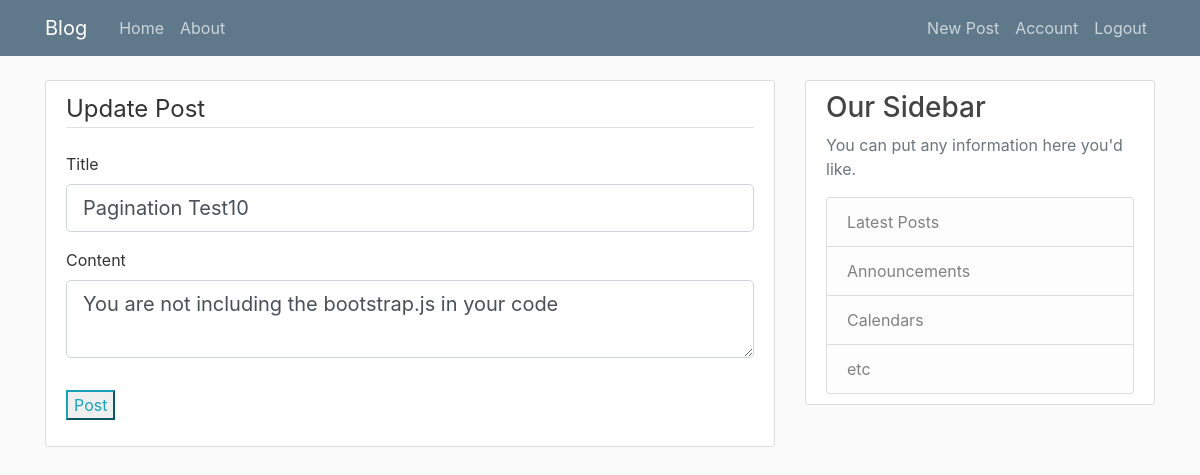
The page /post/26/update (signed in) on the database its author committed.
### blogger/models.py (models this page shows, shortened)
class Post(db.Model):
    id = db.Column(db.Integer, primary_key=True)
    title = db.Column(db.String(20), nullable=False)
    date_posted = db.Column(db.DateTime, nullable=False, default=datetime.utcnow)
    content = db.Column(db.Text, nullable=False)
    user_id = db.Column(db.Integer, db.ForeignKey('user.id'), nullable=False)

### blogger/posts/routes.py (the view)
@posts.route('/post/<int:idx>/update', methods=['POST', 'GET'])
@login_required
def update_post(idx):
    post = Post.query.get_or_404(idx)
    if post.author.id != current_user.id:
        abort(403)
    form = PostForm()
    if form.validate_on_submit():
        post.title = form.title.data
        post.content = form.content.data
        db.session.commit()
        flash('Your post has been updated!!!', 'success')
        return redirect(url_for('main.home'))
    elif request.method == 'GET':
        form.title.data = post.title
        form.content.data = post.content
    return render_template('create_post.html', title='Update Post', form=form, legend='Update Post')

### blogger/posts/forms.py
class PostForm(FlaskForm):
    title = StringField('Title', validators=[DataRequired()])
    content = TextAreaField('Content', validators=[DataRequired()])
    submit = SubmitField('Post')

### blogger/models.py (called while the page is built)
@loginmanager.user_loader
def load_user(user_id):
    return User.query.get(int(user_id))

### blogger/templates/create_post.html (shortened to what this page needs)
{% extends "layout.html" %}
{% block content %}
<div class="content-section">
    <form method="POST" action="">
        <fieldset class="form-group">
            <legend class="border-bottom mb-4">{{ legend }}</legend>
            <div class="form-group">
                {{ form.title.label(class="form-control-label") }}
                {% if form.title.errors %}
                    {{ form.title(class="form-control form-control-lg is-invalid") }}
                    <div class="invalid-feedback">
                        {% for error in form.title.errors %}
                            <span>{{ error }}</span>
                        {% endfor %}
                    </div>
                {% else %}
                    {{ form.title(class="form-control form-control-lg") }}
                {% endif %}
            </div>
            <div class="form-group">
                {{ form.content.label(class="form-control-label") }}
                {% if form.content.errors %}
                    {{ form.content(class="form-control form-control-lg is-invalid") }}
                    <div class="invalid-feedback">
                        {% for error in form.content.errors %}
                            <span>{{ error }}</span>
                        {% endfor %}
                    </div>
                {% else %}
                    {{ form.content(class="form-control form-control-lg") }}
                {% endif %}
            </div>
        </fieldset>
        <div class="form-group">
            {{ form.submit(class="bt btn-outline-info") }}
        </div>
    </form>
</div>
{% endblock content %}

### blogger/static/main.css (style rules this page uses)
body { background: #fafafa; color: #333333; margin-top: 5rem; }
.content-section { background: #ffffff; padding: 10px 20px; border: 1px solid #dddddd; border-radius: 3px; margin-bottom: 20px; }

### rows shown on the page
Post: title "Pagination Test10", content "You are not including the bootstrap.js in your code"

### other values the page prints
{{ legend }} "Update Post"
